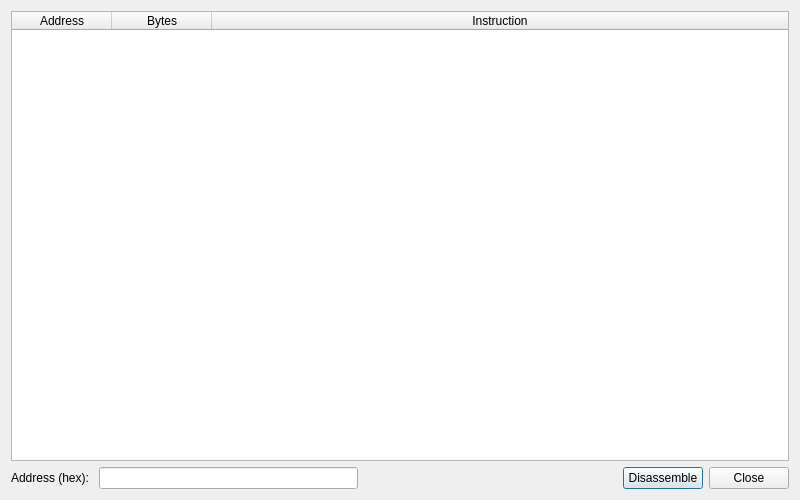
<?xml version="1.0" encoding="UTF-8"?>
<ui version="4.0">
 <class>DisassembleAddressWindow</class>
 <widget class="QDialog" name="DisassembleAddressWindow">
  <property name="geometry">
   <rect>
    <x>0</x>
    <y>0</y>
    <width>800</width>
    <height>500</height>
   </rect>
  </property>
  <property name="windowTitle">
   <string>Disassembly</string>
  </property>
  <property name="windowIcon">
   <iconset>
    <normaloff>icon/icon.ico</normaloff>icon/icon.ico</iconset>
  </property>
  <layout class="QVBoxLayout" name="verticalLayout">
   <item>
    <widget class="QTableWidget" name="tableWidget_Instructions">
     <property name="sizeAdjustPolicy">
      <enum>QAbstractScrollArea::AdjustToContents</enum>
     </property>
     <property name="editTriggers">
      <set>QAbstractItemView::NoEditTriggers</set>
     </property>
     <property name="alternatingRowColors">
      <bool>true</bool>
     </property>
     <property name="selectionMode">
      <enum>QAbstractItemView::SingleSelection</enum>
     </property>
     <property name="selectionBehavior">
      <enum>QAbstractItemView::SelectRows</enum>
     </property>
     <attribute name="horizontalHeaderStretchLastSection">
      <bool>true</bool>
     </attribute>
     <attribute name="verticalHeaderVisible">
      <bool>false</bool>
     </attribute>
     <attribute name="verticalHeaderStretchLastSection">
      <bool>false</bool>
     </attribute>
     <column>
      <property name="text">
       <string>Address</string>
      </property>
     </column>
     <column>
      <property name="text">
       <string>Bytes</string>
      </property>
     </column>
     <column>
      <property name="text">
       <string>Instruction</string>
      </property>
     </column>
    </widget>
   </item>
   <item>
    <layout class="QHBoxLayout" name="horizontalLayout">
     <item>
      <widget class="QLabel" name="label">
       <property name="text">
        <string>Address (hex): </string>
       </property>
      </widget>
     </item>
     <item>
      <widget class="QLineEdit" name="lineEdit_Address">
       <property name="maxLength">
        <number>18</number>
       </property>
      </widget>
     </item>
     <item>
      <spacer name="horizontalSpacer">
       <property name="orientation">
        <enum>Qt::Horizontal</enum>
       </property>
       <property name="sizeHint" stdset="0">
        <size>
         <width>40</width>
         <height>20</height>
        </size>
       </property>
      </spacer>
     </item>
     <item>
      <widget class="QPushButton" name="pushButton_Disassemble">
       <property name="text">
        <string>Disassemble</string>
       </property>
      </widget>
     </item>
     <item>
      <widget class="QPushButton" name="pushButton_Close">
       <property name="text">
        <string>Close</string>
       </property>
      </widget>
     </item>
    </layout>
   </item>
  </layout>
 </widget>
 <resources/>
 <connections/>
</ui>
